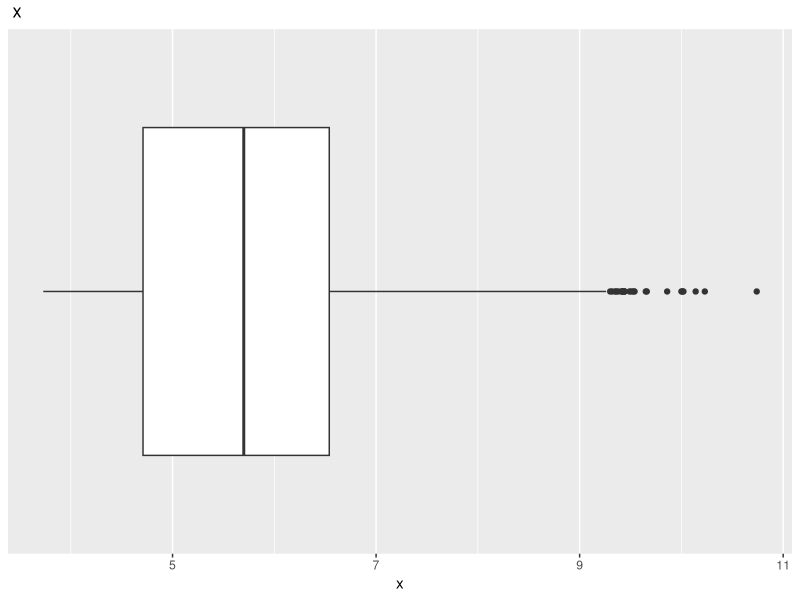
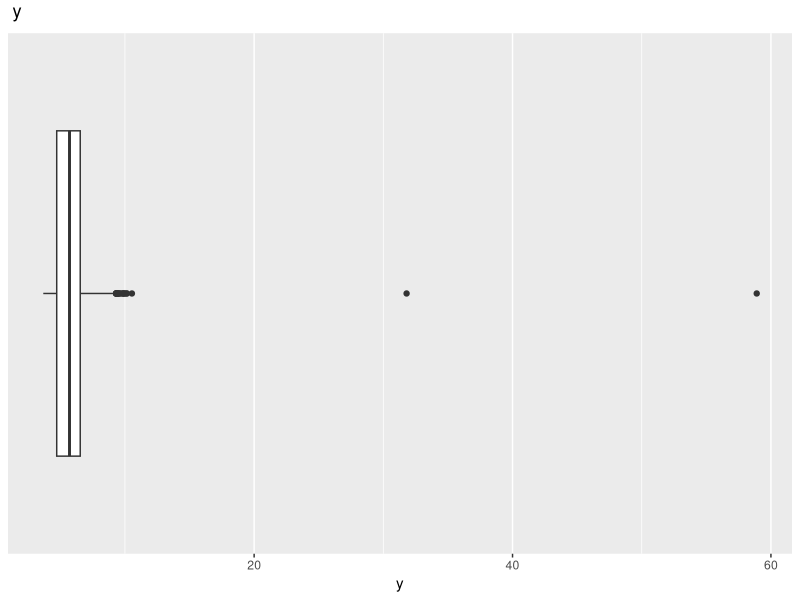
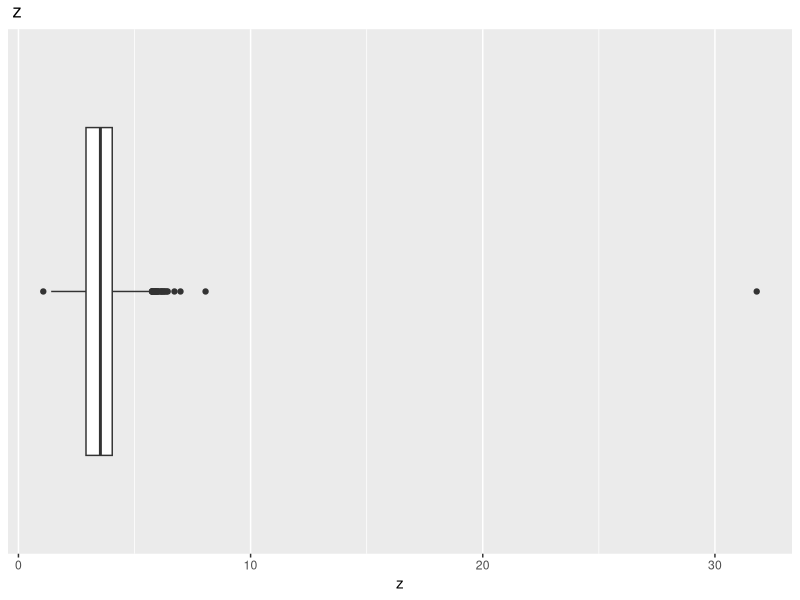
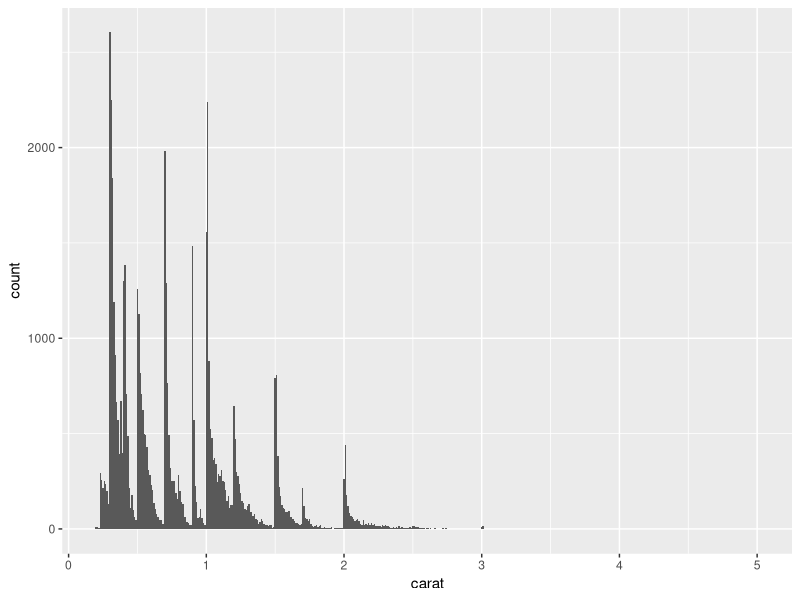
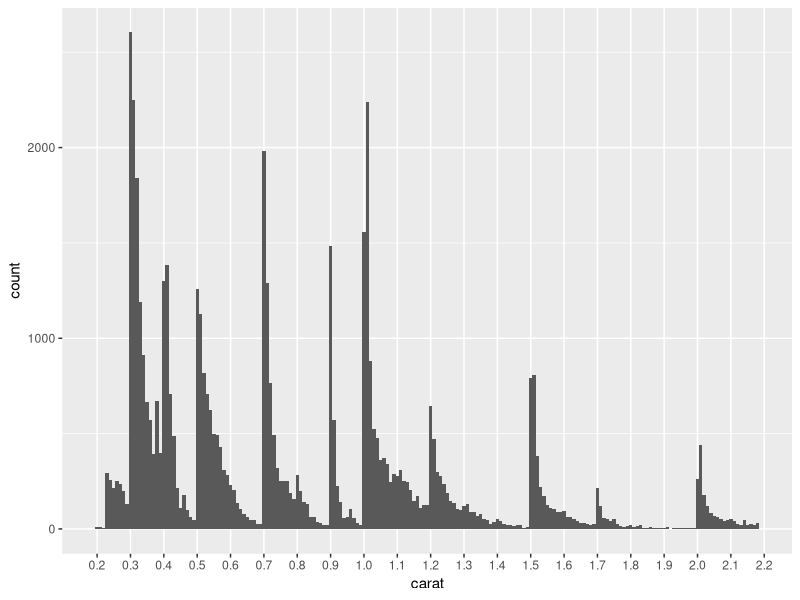
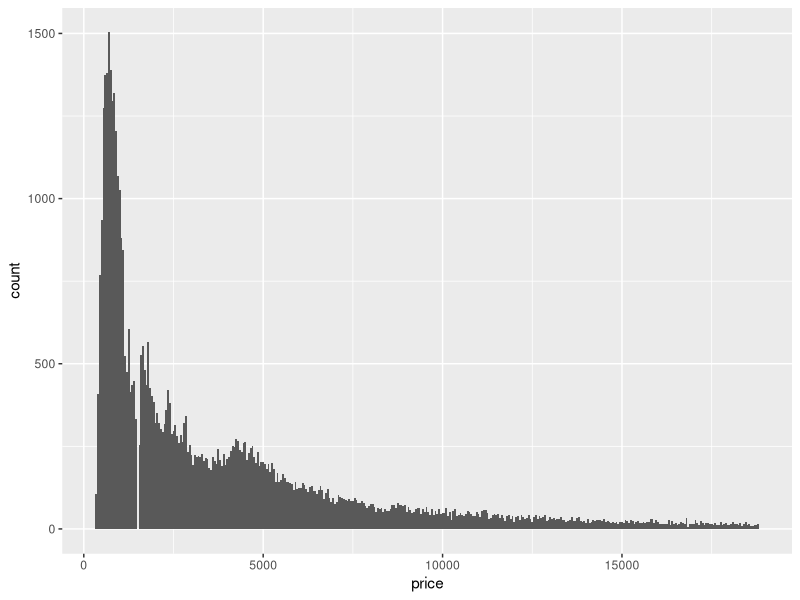

These charts were generated, in order, by the following R code:
## ---- chunk 1
# Libraries
library(tidyverse)
## ---- chunk 2
diamonds %>% 
  head() %>% 
  knitr::kable()
## ---- chunk 3
summary(diamonds)
## ---- chunk 4
diamonds %>% 
  filter(x == 0 | y == 0 | z == 0) %>% 
  nrow()
## ---- chunk 5
df <-
  diamonds %>% 
  filter(x > 0, y > 0, z > 0)
## ---- chunk 6
diamonds_boxplot <- function(data, var) {
  data %>% 
    ggplot(mapping = aes(x = factor(1), y = {{var}})) +
    geom_boxplot() +
    scale_x_discrete(breaks = NULL, labels = NULL) +
    coord_flip() +
    labs(x = NULL, title = quo({{var}})) 
}

diamonds_boxplot(df, x)
## ---- chunk 7
diamonds_boxplot(df, y)
## ---- chunk 8
diamonds_boxplot(df, z)
## ---- chunk 9
df <-
  df %>% 
  filter(y < 20, z < 10)
## ---- chunk 10
df %>% 
  ggplot(aes(carat)) +
  geom_histogram(binwidth = 0.01)
## ---- chunk 11
df <-
  df %>% 
  filter(carat <= quantile(df$carat, probs = 0.99))
## ---- chunk 12
df %>% 
  ggplot(mapping = aes(x = carat)) +
  geom_histogram(binwidth = 0.01) +
  scale_x_continuous(breaks = seq(0.2, 2.2, 0.1), minor_breaks = NULL)
## ---- chunk 13
df %>% 
  ggplot(aes(price)) +
  geom_histogram(binwidth = 50)
## ---- chunk 14
diamonds <-
  diamonds %>%
  mutate(color = fct_rev(color))
